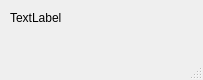
<?xml version="1.0" encoding="UTF-8"?>
<ui version="4.0">
 <class>MainWindow</class>
 <widget class="QMainWindow" name="MainWindow">
  <property name="geometry">
   <rect>
    <x>0</x>
    <y>0</y>
    <width>203</width>
    <height>80</height>
   </rect>
  </property>
  <property name="windowTitle">
   <string>MainWindow</string>
  </property>
  <widget class="QWidget" name="centralwidget">
   <widget class="QLabel" name="label">
    <property name="geometry">
     <rect>
      <x>10</x>
      <y>10</y>
      <width>121</width>
      <height>16</height>
     </rect>
    </property>
    <property name="sizePolicy">
     <sizepolicy hsizetype="Preferred" vsizetype="Preferred">
      <horstretch>0</horstretch>
      <verstretch>0</verstretch>
     </sizepolicy>
    </property>
    <property name="text">
     <string>TextLabel</string>
    </property>
   </widget>
  </widget>
  <widget class="QMenuBar" name="menubar">
   <property name="geometry">
    <rect>
     <x>0</x>
     <y>0</y>
     <width>203</width>
     <height>21</height>
    </rect>
   </property>
  </widget>
  <widget class="QStatusBar" name="statusbar"/>
 </widget>
 <resources/>
 <connections/>
</ui>
